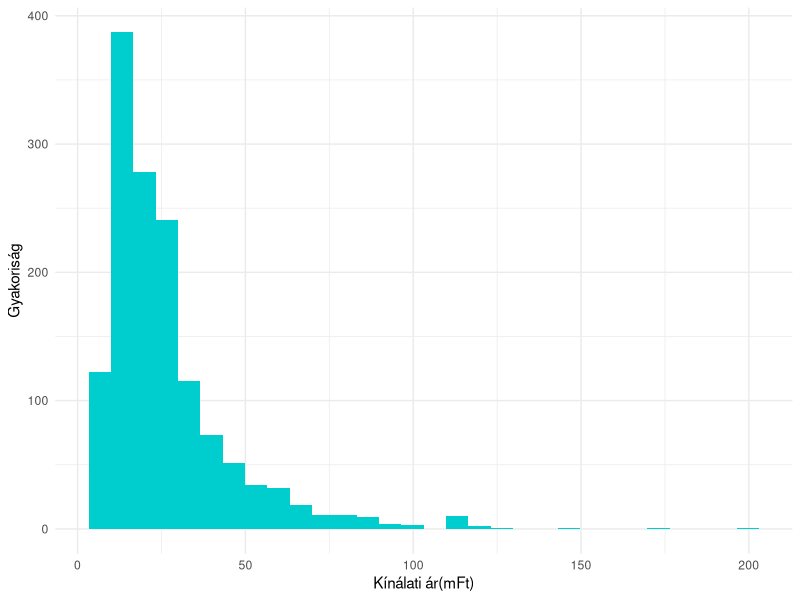
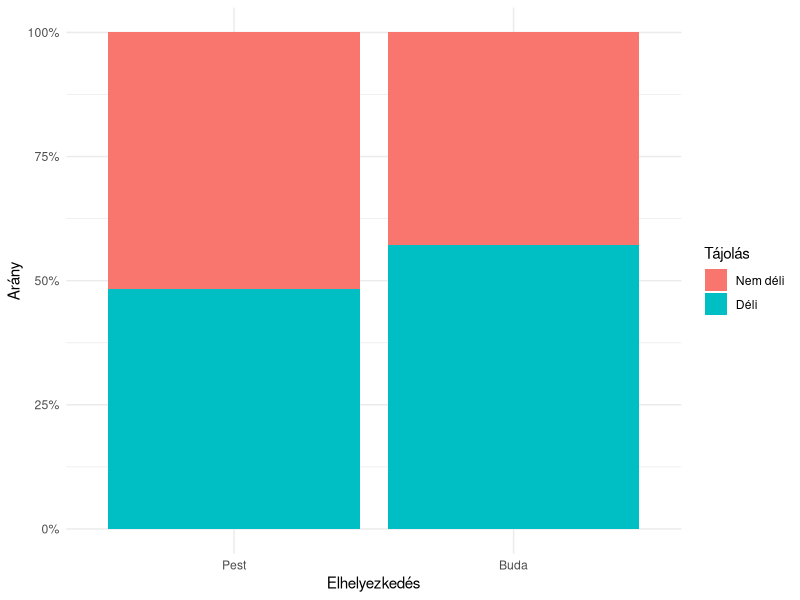
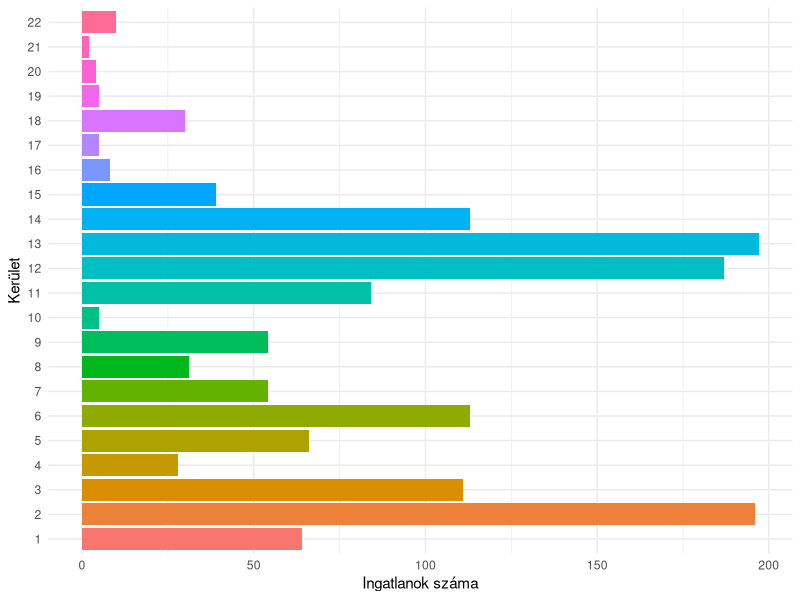
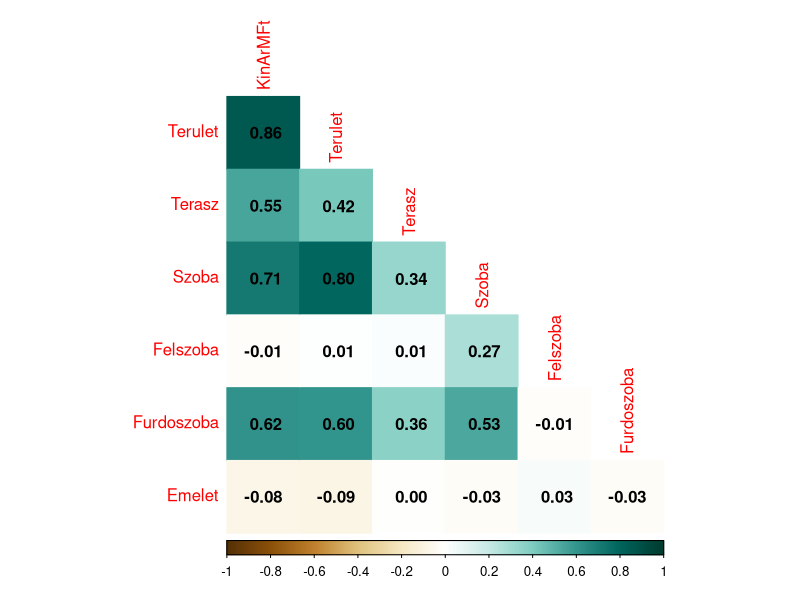

Reproduce these figures in R, in order.
## ---- chunk 1
knitr::opts_chunk$set(echo = TRUE)
## ---- chunk 2
library(tidyverse)
library(psych)
library(corrplot)
library(lmtest)
library(knitr)
## ---- chunk 3
df = read.csv("BP_Lakas.csv", sep = ";", dec = ",")
kable(head(df))
## ---- chunk 4
df[,c(8:10)] = lapply(df[,c(8:10)], factor)
## ---- chunk 5
kable(describe(df[,-c(8:10)]))
## ---- chunk 6
ggplot(df, aes(KinArMFt))+
  geom_histogram(fill = "cyan3")+
  theme_minimal()+
  labs(x = "Kínálati ár(mFt)", y = "Gyakoriság")
## ---- chunk 7
ggplot(df, aes(x = Buda, fill = DeliTaj))+
  geom_bar(position = "fill")+
  scale_y_continuous(labels = scales::percent)+
  scale_x_discrete(labels = c("0" = "Pest", "1" = "Buda"))+
  scale_fill_discrete(labels = c("0" = "Nem déli", "1" = "Déli"))+
  theme_minimal()+
  labs(x = "Elhelyezkedés", y = "Arány", fill = "Tájolás")
## ---- chunk 8
dummy_table = table(df$DeliTaj,df$Buda)
rownames(dummy_table) = c("Nem déli", "Déli")
colnames(dummy_table) = c("Pest","Buda")
kable(addmargins(dummy_table))
## ---- chunk 9
ggplot(df,aes(y = Kerulet, fill = Kerulet))+
  geom_bar(position = "dodge", stat = "count")+
  theme_minimal()+
  theme(legend.position = "none")+
  labs(x = "Ingatlanok száma", y = "Kerület")
## ---- chunk 10
corrplot(cor(df[,1:7]), addCoef.col = "black", method = "color", col = COL2("BrBG"), diag = F, type = "lower")
## ---- chunk 11
alapmodell = lm(KinArMFt ~ .,df)
summary(alapmodell)
## ---- chunk 12
szukitett_modell1 = lm(KinArMFt ~ Terulet + Terasz + Szoba + Felszoba + Furdoszoba + Emelet + DeliTaj + Buda,df)

AIC(alapmodell, szukitett_modell1)
BIC(alapmodell, szukitett_modell1)
## ---- chunk 13
szukitett_modell2 = lm(KinArMFt ~ Terulet + Terasz + Szoba + Felszoba + Furdoszoba + DeliTaj + Buda,df)

waldtest(szukitett_modell1,szukitett_modell2)
## ---- chunk 14
szukitett_modell3 = lm(KinArMFt ~ Terulet + Terasz + Szoba + Furdoszoba + Emelet + DeliTaj + Buda,df)

waldtest(szukitett_modell1,szukitett_modell3)
